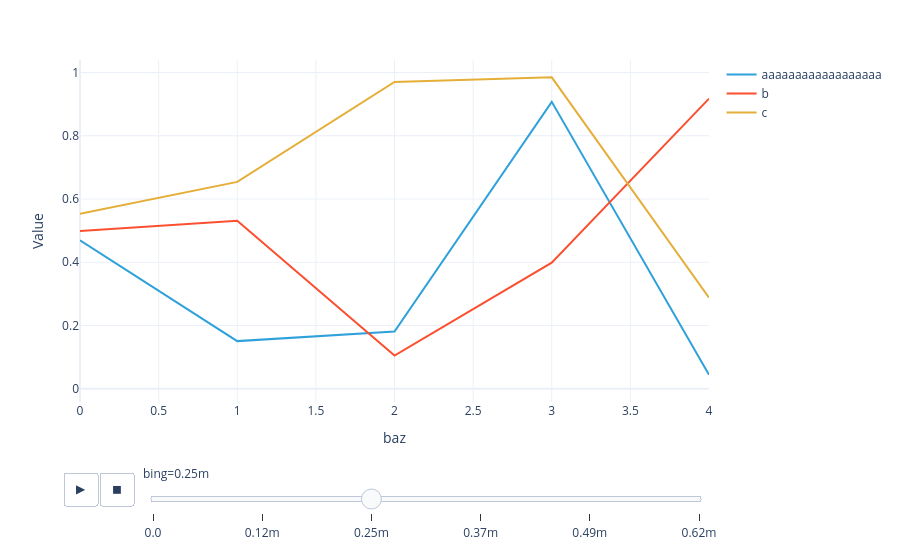

Notebook cell for this chart:
### Code cell
#|hide
plotly_dataarray(U5.array)

### Figure 1 — Plotly figure (JSON) as saved in the notebook; plotly's stock layout.template omitted (floating-point values rounded to 4 significant figures)
{"data": [{"hovertemplate": "foo=aaaaaaaaaaaaaaaaaa<br>bing=0.0<br>baz=%{x}<br>Value=%{y}<extra></extra>", "legendgroup": "aaaaaaaaaaaaaaaaaa", "line": {"color": "#2fa1da", "dash": "solid"}, "marker": {"symbol": "circle"}, "mode": "lines", "name": "aaaaaaaaaaaaaaaaaa", "orientation": "v", "showlegend": true, "type": "scatter", "x": [0, 1, 2, 3, 4], "xaxis": "x", "y": [0.4693, 0.1507, 0.1809, 0.9071, 0.04465], "yaxis": "y"}, {"hovertemplate": "foo=b<br>bing=0.0<br>baz=%{x}<br>Value=%{y}<extra></extra>", "legendgroup": "b", "line": {"color": "#fb4f2f", "dash": "solid"}, "marker": {"symbol": "circle"}, "mode": "lines", "name": "b", "orientation": "v", "showlegend": true, "type": "scatter", "x": [0, 1, 2, 3, 4], "xaxis": "x", "y": [0.4988, 0.5314, 0.105, 0.3986, 0.9173], "yaxis": "y"}, {"hovertemplate": "foo=c<br>bing=0.0<br>baz=%{x}<br>Value=%{y}<extra></extra>", "legendgroup": "c", "line": {"color": "#e4ae38", "dash": "solid"}, "marker": {"symbol": "circle"}, "mode": "lines", "name": "c", "orientation": "v", "showlegend": true, "type": "scatter", "x": [0, 1, 2, 3, 4], "xaxis": "x", "y": [0.5531, 0.6541, 0.9698, 0.9846, 0.2882], "yaxis": "y"}], "layout": {"legend": {"title": {}, "tracegroupgap": 0}, "margin": {"t": 60}, "sliders": [{"active": 2, "currentvalue": {"prefix": "bing="}, "len": 0.9, "pad": {"b": 10, "t": 60}, "steps": [{"args": [["0.0"], {"frame": {"duration": 0, "redraw": false}, "fromcurrent": true, "mode": "immediate", "transition": {"duration": 0, "easing": "linear"}}], "label": "0.0", "method": "animate"}, {"args": [["0.000123456"], {"frame": {"duration": 0, "redraw": false}, "fromcurrent": true, "mode": "immediate", "transition": {"duration": 0, "easing": "linear"}}], "label": "0.12m", "method": "animate"}, {"args": [["0.000246912"], {"frame": {"duration": 0, "redraw": false}, "fromcurrent": true, "mode": "immediate", "transition": {"duration": 0, "easing": "linear"}}], "label": "0.25m", "method": "animate"}, {"args": [["0.00037036800000000004"], {"frame": {"duration": 0, "redraw": false}, "fromcurrent": true, "mode": "immediate", "transition": {"duration": 0, "easing": "linear"}}], "label": "0.37m", "method": "animate"}, {"args": [["0.000493824"], {"frame": {"duration": 0, "redraw": false}, "fromcurrent": true, "mode": "immediate", "transition": {"duration": 0, "easing": "linear"}}], "label": "0.49m", "method": "animate"}, {"args": [["0.00061728"], {"frame": {"duration": 0, "redraw": false}, "fromcurrent": true, "mode": "immediate", "transition": {"duration": 0, "easing": "linear"}}], "label": "0.62m", "method": "animate"}], "x": 0.1, "xanchor": "left", "y": 0, "yanchor": "top"}], "updatemenus": [{"buttons": [{"args": [null, {"frame": {"duration": 500, "redraw": false}, "fromcurrent": true, "mode": "immediate", "transition": {"duration": 0, "easing": "linear"}}], "label": "&#9654;", "method": "animate"}, {"args": [[null], {"frame": {"duration": 0, "redraw": false}, "fromcurrent": true, "mode": "immediate", "transition": {"duration": 0, "easing": "linear"}}], "label": "&#9724;", "method": "animate"}], "direction": "left", "pad": {"r": 10, "t": 70}, "showactive": false, "type": "buttons", "x": 0.1, "xanchor": "right", "y": 0, "yanchor": "top"}], "xaxis": {"anchor": "y", "domain": [0, 1], "title": {"text": "baz"}}, "yaxis": {"anchor": "x", "domain": [0, 1], "range": [-0.04184, 1.039], "title": {"text": "Value"}}}}
